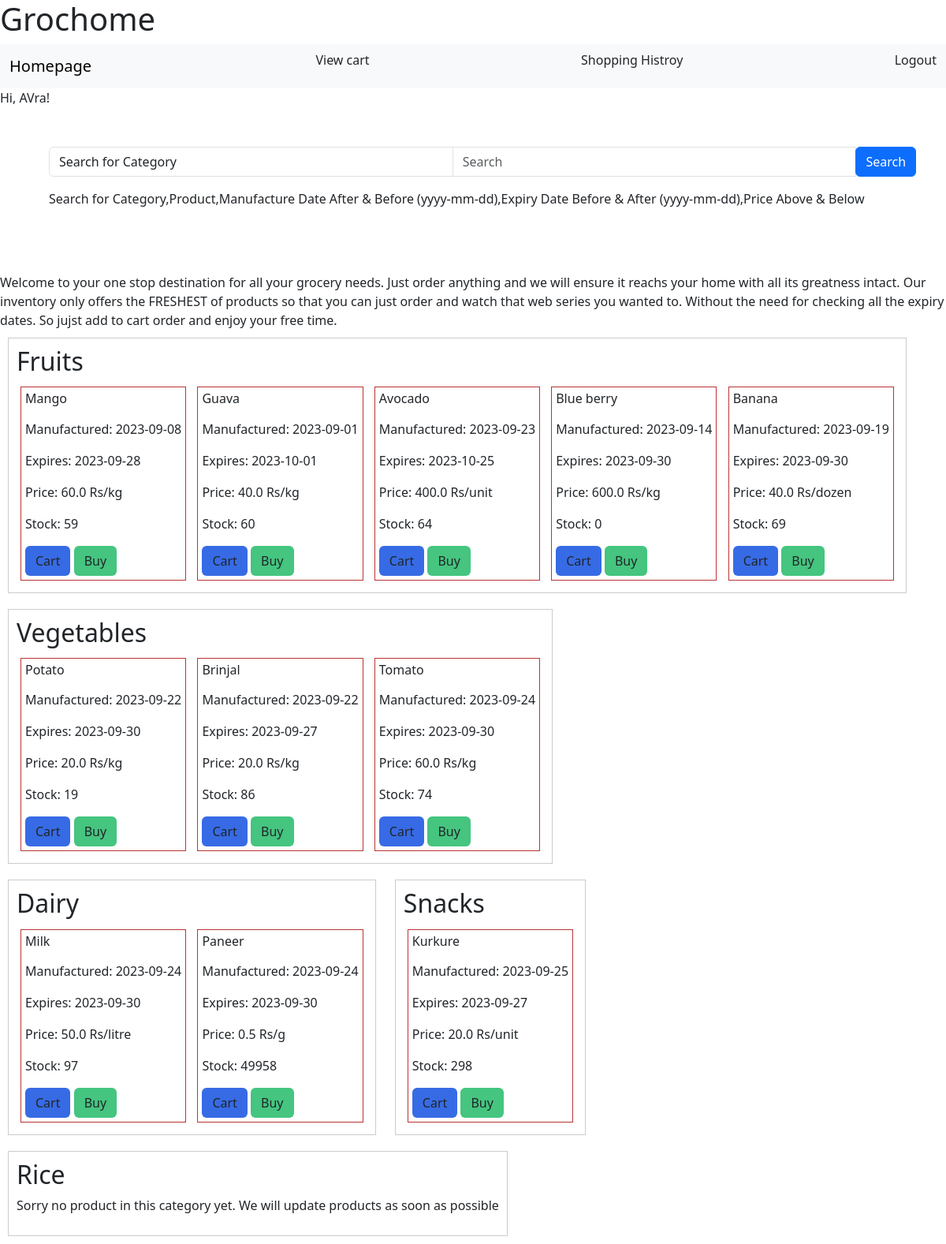
Page / (signed in) on the committed database.
### app/models.py (models this page shows)
class User(db.Model):
    id = db.Column(db.Integer, primary_key=True)
    name = db.Column(db.String(60), nullable=False)
    email = db.Column(db.String(120), unique=True, nullable=False)
    password = db.Column(db.String(60), nullable=False)
    is_admin = db.Column(db.Boolean, default=False)
    cart = db.relationship('Cart', backref='user', lazy=True)
    shopping_lists = db.relationship('ShoppingList', backref='user', lazy=True, cascade="all, delete-orphan")

class Section(db.Model):
    id = db.Column(db.Integer, primary_key=True)
    name = db.Column(db.String(100), unique=True, nullable=False)
    products = db.relationship('Product', backref='section', lazy=True)

class Product(db.Model):
    id = db.Column(db.Integer, primary_key=True)
    name = db.Column(db.String(100), unique=True, nullable=False)
    manufacture_date = db.Column(db.Date, nullable=True)
    expiry_date = db.Column(db.Date, nullable=True)
    rate_per_unit = db.Column(db.Float, nullable=False)
    unit_type = db.Column(db.String(20), nullable=False)
    quantity = db.Column(db.Integer, nullable=False)
    section_id = db.Column(db.Integer, db.ForeignKey('section.id'), nullable=False)
    cart_items_product = db.relationship('CartItem', backref='product_ref', lazy=True,cascade="all, delete-orphan")
    shopping_lists = db.relationship('ShoppingList', backref='product_ref_shopinglist', lazy=True,cascade="all, delete-orphan")

### app/routes.py (the view)
@app.route('/')
def home():
        categories = Section.query.all()
        return render_template('home.html', categories=categories)

### app/routes.py (called while the page is built)
@login.user_loader
def load_user(user_id):
    user= User.query.get(int(user_id))
    return user

### app/templates/home.html (shortened to what this page needs)
{% extends "base.html" %}
{% block main %}
{% if current_user.is_authenticated %}
    <p>Hi, {{ current_user.name }}!</p>
    {% endif %}
    <div class="container" style="display: flex; justify-content: space-between; margin: 50px;">
        <form method="POST" action="{{ url_for('search_home') }}" class="mb-3">
          <div class="input-group mb-3" style="width: 1100px;">
          <div class="input-group">
            <select class="form-control" name="search_type">
              <option value="category">Search for Category</option>
          </select>
            <input type="text" class="form-control" placeholder="Search" name="search_query">
            <div class="input-group-append">
              <button class="btn btn-primary" type="submit">Search</button>
            </div>
            </div>
          </div>
          <p>Search for Category,Product,Manufacture Date After & Before (yyyy-mm-dd),Expiry Date Before & After (yyyy-mm-dd),Price Above & Below </p>
        </form>
      </div>
Welcome to your one stop destination for all your grocery needs. Just order anything and we will ensure it reachs your home with all its greatness intact. Our inventory only offers the FRESHEST of products so that you can just order and watch that web series you wanted to. Without the need for checking all the expiry dates. So jujst add to cart order and enjoy your free time.
{% if categories %}
{% for category in categories %}
<div class="category-box">
    <h2>{{ category.name }}</h2>
    {% if category.products %}
    {% for product in category.products %}
    <div class="product-box">
       <h6><p>{{ product.name }}</p></h6>
        <p>Manufactured: {{ product.manufacture_date }}</p>
            <p>Expires: {{ product.expiry_date }}</p>
            <p>Price: {{ product.rate_per_unit }}  {{ product.unit_type }}</p>
            <p>Stock:  {{ product.quantity }}</p>
            <div class="button-container">
              <form method="POST" action="{{ url_for('add_to_cart', product_id=product.id) }}" style="display: inline;">
                <button type="submit" class="btn product-button" style="background-color: rgb(55, 107, 229);"> Cart</button>
            </form>
            <form method="POST" action="{{ url_for('buy', product_id=product.id) }}" style="display: inline;">
              <button type="submit" class="btn product-button" style="background-color: rgb(69, 197, 127);"> Buy</button>
          </form>
            </div>
        </div>
            {% endfor %}
            {% else %}
        <p>Sorry no product in this category yet. We will update products as soon as possible</p>
            {% endif %}
        </div>
        {% endfor %}
        {% endif %}
{% endblock %}

### app/templates/base.html (style rules this page uses)
.category-box { border: 1px solid #ccc; padding: 10px; margin: 10px; display: inline-block; }
.product-box { border: 1px solid #ba3333; padding: 5px; margin: 5px; display: inline-block; }

### rows in the picture
User: name "AVra"
Section: name "Fruits"
Product: name "Mango", manufacture_date "2023-09-08", expiry_date "2023-09-28", rate_per_unit "60.0", unit_type "Rs/kg", quantity "59"
Product: name "Guava", manufacture_date "2023-09-01", expiry_date "2023-10-01", rate_per_unit "40.0", unit_type "Rs/kg", quantity "60"
Product: name "Avocado", manufacture_date "2023-09-23", expiry_date "2023-10-25", rate_per_unit "400.0", unit_type "Rs/unit", quantity "64"
Product: name "Blue berry", manufacture_date "2023-09-14", expiry_date "2023-09-30", rate_per_unit "600.0", unit_type "Rs/kg", quantity "0"
Product: name "Banana", manufacture_date "2023-09-19", expiry_date "2023-09-30", rate_per_unit "40.0", unit_type "Rs/dozen", quantity "69"
Section: name "Vegetables"
Product: name "Potato", manufacture_date "2023-09-22", expiry_date "2023-09-30", rate_per_unit "20.0", unit_type "Rs/kg", quantity "19"
Product: name "Brinjal", manufacture_date "2023-09-22", expiry_date "2023-09-27", rate_per_unit "20.0", unit_type "Rs/kg", quantity "86"
Product: name "Tomato", manufacture_date "2023-09-24", expiry_date "2023-09-30", rate_per_unit "60.0", unit_type "Rs/kg", quantity "74"
Section: name "Dairy"
Product: name "Milk", manufacture_date "2023-09-24", expiry_date "2023-09-30", rate_per_unit "50.0", unit_type "Rs/litre", quantity "97"
Product: name "Paneer", manufacture_date "2023-09-24", expiry_date "2023-09-30", rate_per_unit "0.5", unit_type "Rs/g", quantity "49958"
Section: name "Snacks"
Product: name "Kurkure", manufacture_date "2023-09-25", expiry_date "2023-09-27", rate_per_unit "20.0", unit_type "Rs/unit", quantity "298"
Section: name "Rice", shows "Sorry no product in this category yet. We will update products as soon as possible"
